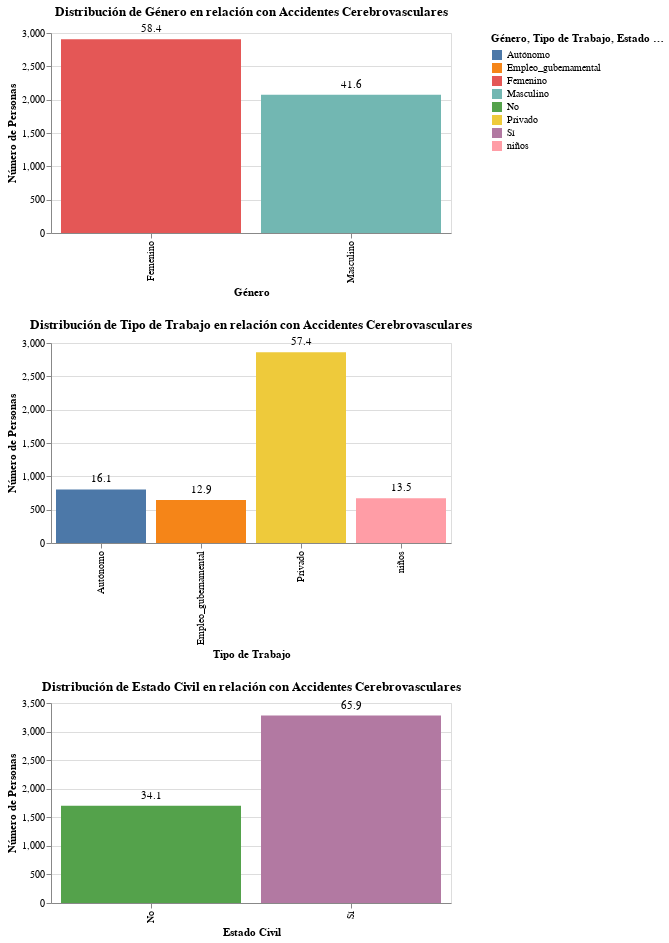

The cell this chart's notebook holds for it:
### Markdown cell above
### Variables Categóricas y Binarias
- **Género, Tipo de Trabajo, Estado Civil**: Estas variables se exploran mediante gráficos de barras o de violín para entender su distribución en relación con los accidentes cerebrovasculares.
- **Hipertensión y Enfermedad Cardíaca**: Al ser variables binarias, se utilizan gráficos de barras para mostrar la proporción de casos con y sin accidentes cerebrovasculares.

Esta exploración visual nos ayuda a formar hipótesis iniciales sobre qué variables podrían ser más importantes para predecir los accidentes cerebrovasculares. Sin embargo, es crucial tener en cuenta que la visualización es sólo el primer paso. Se requerirá un análisis más profundo, posiblemente utilizando técnicas de aprendizaje automático, para validar estas hipótesis.

### Code cell
# Inicializar una lista vacía para almacenar los gráficos
categorical_charts = []

# Lista de columnas categóricas y sus descripciones en español
categorical_columns = [
    {'column': 'género', 'description': 'Género'},
    {'column': 'tipo_de_trabajo', 'description': 'Tipo de Trabajo'},
    {'column': 'casado_alguna_vez', 'description': 'Estado Civil'}
]

# Función para crear un gráfico de barras con etiquetas de porcentaje para una columna categórica
def create_categorical_bar_chart_with_percentage(meta, data):
    column_count = data[meta['column']].value_counts().reset_index()
    column_count.columns = [meta['column'], 'Número de Personas']
    total_count = len(data)
    
    column_count['Porcentaje'] = (column_count['Número de Personas'] / total_count) * 100
    
    bar_chart = alt.Chart(column_count).mark_bar().encode(
        x=alt.X(f"{meta['column']}:N", title=meta['description']),
        y=alt.Y('Número de Personas:Q'),
        color=alt.Color(f"{meta['column']}:N", legend=alt.Legend(title=meta['description']))
    ).properties(
        title=f'Distribución de {meta["description"]} en relación con Accidentes Cerebrovasculares',
        width=400,
        height=200
    )
    
    text_chart = alt.Chart(column_count).mark_text(dy=-10).encode(
        x=alt.X(f"{meta['column']}:N"),
        y=alt.Y('Número de Personas:Q'),
        text=alt.Text('Porcentaje:Q', format='.1f')
    )
    
    return bar_chart + text_chart

# Crear gráficos de barras para cada columna categórica y añadirlos a la lista
for meta in categorical_columns:
    categorical_charts.append(create_categorical_bar_chart_with_percentage(meta, stroke_data_translated))

# Concatenar todos los gráficos categóricos verticalmente
final_categorical_chart = alt.vconcat(*categorical_charts)
final_categorical_chart

### Figure 1 — Vega-Lite specification as saved in the notebook (floating-point values rounded to 4 significant figures)
{"config": {"view": {"continuousWidth": 300, "continuousHeight": 300}}, "vconcat": [{"layer": [{"mark": {"type": "bar"}, "encoding": {"color": {"field": "género", "legend": {"title": "Género"}, "type": "nominal"}, "x": {"field": "género", "title": "Género", "type": "nominal"}, "y": {"field": "Número de Personas", "type": "quantitative"}}, "title": "Distribución de Género en relación con Accidentes Cerebrovasculares"}, {"mark": {"type": "text", "dy": -10}, "encoding": {"text": {"field": "Porcentaje", "format": ".1f", "type": "quantitative"}, "x": {"field": "género", "type": "nominal"}, "y": {"field": "Número de Personas", "type": "quantitative"}}}], "data": {"name": "data-81aea4215c45f2bb8f3cd4644203fc37"}, "height": 200, "width": 400}, {"layer": [{"mark": {"type": "bar"}, "encoding": {"color": {"field": "tipo_de_trabajo", "legend": {"title": "Tipo de Trabajo"}, "type": "nominal"}, "x": {"field": "tipo_de_trabajo", "title": "Tipo de Trabajo", "type": "nominal"}, "y": {"field": "Número de Personas", "type": "quantitative"}}, "title": "Distribución de Tipo de Trabajo en relación con Accidentes Cerebrovasculares"}, {"mark": {"type": "text", "dy": -10}, "encoding": {"text": {"field": "Porcentaje", "format": ".1f", "type": "quantitative"}, "x": {"field": "tipo_de_trabajo", "type": "nominal"}, "y": {"field": "Número de Personas", "type": "quantitative"}}}], "data": {"name": "data-f1417dd00572747ac2dfff05f8e637fe"}, "height": 200, "width": 400}, {"layer": [{"mark": {"type": "bar"}, "encoding": {"color": {"field": "casado_alguna_vez", "legend": {"title": "Estado Civil"}, "type": "nominal"}, "x": {"field": "casado_alguna_vez", "title": "Estado Civil", "type": "nominal"}, "y": {"field": "Número de Personas", "type": "quantitative"}}, "title": "Distribución de Estado Civil en relación con Accidentes Cerebrovasculares"}, {"mark": {"type": "text", "dy": -10}, "encoding": {"text": {"field": "Porcentaje", "format": ".1f", "type": "quantitative"}, "x": {"field": "casado_alguna_vez", "type": "nominal"}, "y": {"field": "Número de Personas", "type": "quantitative"}}}], "data": {"name": "data-fa266b41c13d8c666c93a2e01fc37c40"}, "height": 200, "width": 400}], "$schema": "https://vega.github.io/schema/vega-lite/v5.8.0.json", "datasets": {"data-81aea4215c45f2bb8f3cd4644203fc37": [{"género": "Femenino", "Número de Personas": 2907, "Porcentaje": 58.36}, {"género": "Masculino", "Número de Personas": 2074, "Porcentaje": 41.64}], "data-f1417dd00572747ac2dfff05f8e637fe": [{"tipo_de_trabajo": "Privado", "Número de Personas": 2860, "Porcentaje": 57.42}, {"tipo_de_trabajo": "Autónomo", "Número de Personas": 804, "Porcentaje": 16.14}, {"tipo_de_trabajo": "niños", "Número de Personas": 673, "Porcentaje": 13.51}, {"tipo_de_trabajo": "Empleo_gubernamental", "Número de Personas": 644, "Porcentaje": 12.93}], "data-fa266b41c13d8c666c93a2e01fc37c40": [{"casado_alguna_vez": "Sí", "Número de Personas": 3280, "Porcentaje": 65.85}, {"casado_alguna_vez": "No", "Número de Personas": 1701, "Porcentaje": 34.15}]}}
